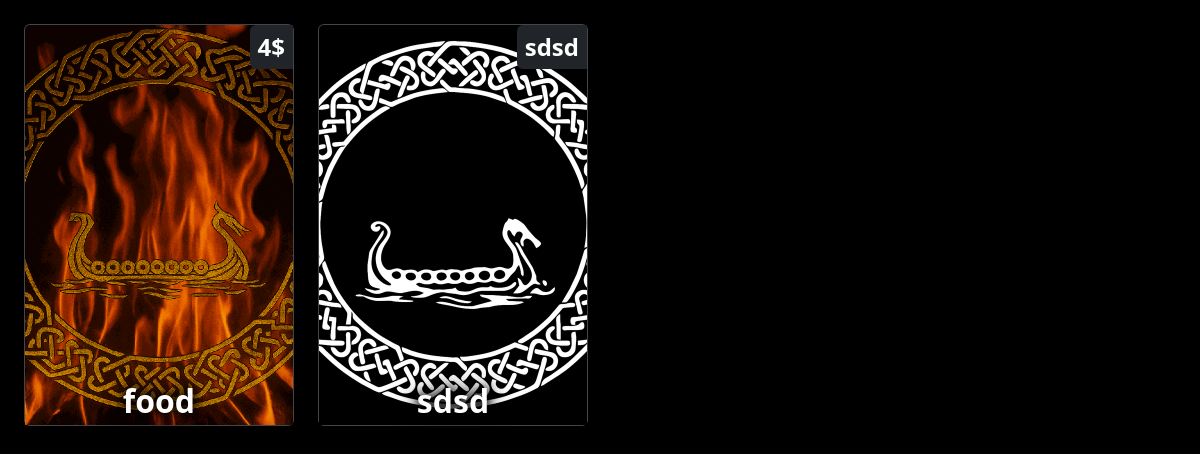
Screenshot of /foodMenu with the database file from the repository.
### app/models.py (models this page shows)
@dataclass
class MenuItem(db.Model):
    id:int = db.Column(db.Integer, primary_key=True)
    type:str = db.Column(db.String(100))
    image_id:int = db.Column(db.Integer, db.ForeignKey('menu_file.id'))
    name:str = db.Column(db.String(100))
    price:str = db.Column(db.String(100))

### app/routes.py (the view)
@app.route('/foodMenu')
def foodMenu():
    items = MenuItem.query.filter(MenuItem.type == 'food').all()
    images = MenuFile.query.all()
    for item in items:
        if item.image_id:
            item.image_path = MenuFile.query.filter(MenuFile.id == item.image_id).first().path
    return render_template('foodMenu.html', items = items)

### app/templates/foodMenu.html (shortened to what this page needs)
{% extends 'tv_layout.html' %}{% block content %}
<div class="row g-4">
    {% for item in items %}
    <div class="col-12 col-sm-6 col-md-4 col-lg-3 col-xxl-2">
        <div class="card h-100">
            <img src="{{item.image_path}}" class="card-img-top" style="height: 400px; object-fit: cover;"
                alt="Product Image">
            <div class="position-absolute top-0 end-0 bg-dark text-white px-2 py-1 fw-bold rounded-start"
                style="font-size: 1.5rem;">
                {{item.price}}
            </div>
            <div class="position-absolute bottom-0 start-50 translate-middle-x text-white fw-bold text-center px-2"
                style="font-size: 2rem; text-shadow:
                0 0 8px rgba(0, 0, 0, 0.9),
                0 0 12px rgba(0, 0, 0, 0.8),
                0 0 20px rgba(0, 0, 0, 0.7),
                0 0 28px rgba(0, 0, 0, 0.6);">
                {{item.name}}
            </div>
        </div>
    </div>
    {% endfor %}
</div>
{% endblock content %}

### rows the page displays
MenuItem: shows a picture, price "4$", name "food"
MenuItem: shows a picture, price "sdsd", name "sdsd"
